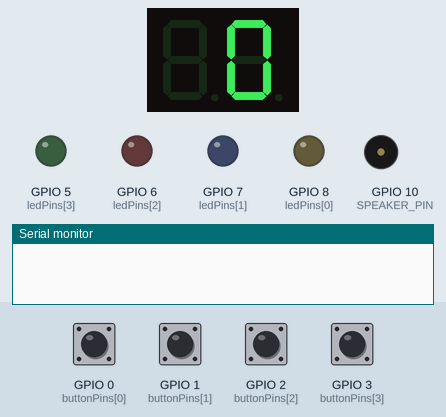
This sketch was run on a simulated ESP32-C3. On the bench: 2-digit seven-segment display, output pins drawn as LEDs (lit = HIGH), buzzer (waves = sounding), the last lines printed to the serial monitor. Wiring (from diagram.json): 2 × shift register (74HC595): data GPIO 19; shift clock GPIO 9; latch GPIO 18; 2-digit 7-segment display, segments lit when LOW: segments Q0, Q1, Q2, Q3, Q4, Q5, Q6, Q8, Q9, Q10, Q11, Q12, Q13, Q14. Inputs (shaded band) come from the test bench; at power-on: GPIO 0 (buttonPins[0]), GPIO 1 (buttonPins[1]), GPIO 2 (buttonPins[2]), GPIO 3 (buttonPins[3]) HIGH. Random numbers use the default seed unless the sketch sets one; the segment pins are drawn as the display they are named for; pins used as bus, display or sensor lines are not drawn.

Above: at 1.2 s.
1.3 s: GPIO 1 (buttonPins[1]) pulled LOW for 0.15 s
At 4.3 s:
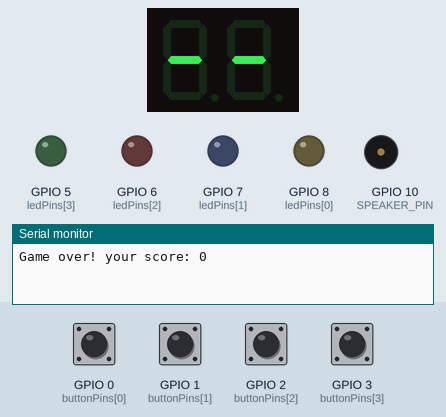
4.4 s: GPIO 1 (buttonPins[1]) pulled LOW for 1 s
At 7.06 s:
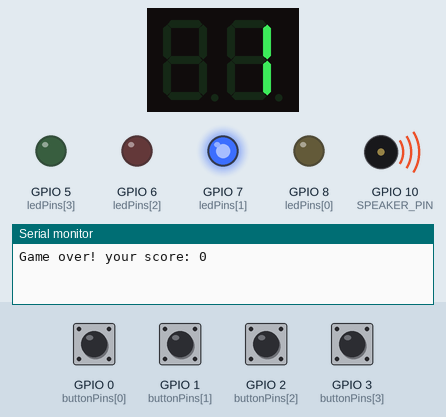
8.4 s: GPIO 2 (buttonPins[2]) pulled LOW for 0.15 s
At 9.7 s:
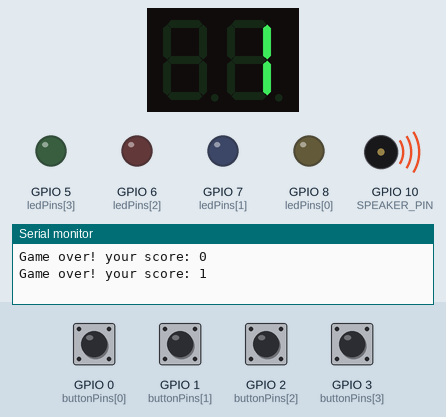
Timing chart, 0 to 13.7 s (numbered marks = the images above; inputs shaded):
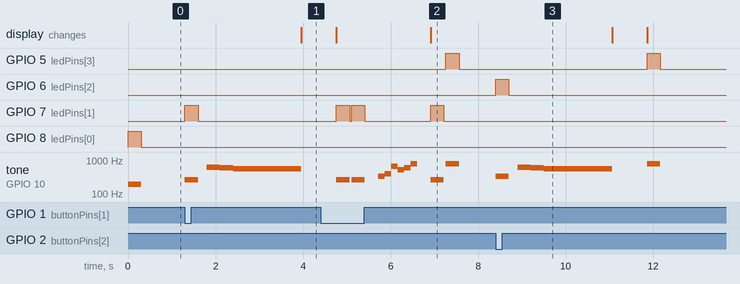

The sketch:

esp32-c3-simon-says.ino
```cpp
// (licence header left out)
#include "pitches.h"

/* Define pin numbers for LEDs, buttons and speaker: */
const uint8_t buttonPins[] = {0, 1, 2, 3};
const uint8_t ledPins[] = {8, 7, 6, 5};
#define SPEAKER_PIN 10

// These are connected to 74HC595 shift register (used to show game score):
const int LATCH_PIN = 18;  // 74HC595 pin 12
const int DATA_PIN = 19;   // 74HC595 pin 14
const int CLOCK_PIN = 9;  // 74HC595 pin 11

#define MAX_GAME_LENGTH 100

const int gameTones[] = { NOTE_G3, NOTE_C4, NOTE_E4, NOTE_G5};

/* Global variables - store the game state */
uint8_t gameSequence[MAX_GAME_LENGTH] = {0};
uint8_t gameIndex = 0;

/**
   Set up the Arduino board and initialize Serial communication
*/
void setup() {
  Serial.begin(9600);
  for (byte i = 0; i < 4; i++) {
    pinMode(ledPins[i], OUTPUT);
    pinMode(buttonPins[i], INPUT_PULLUP);
  }
  pinMode(SPEAKER_PIN, OUTPUT);
  pinMode(LATCH_PIN, OUTPUT);
  pinMode(CLOCK_PIN, OUTPUT);
  pinMode(DATA_PIN, OUTPUT);

  // The following line primes the random number generator.
  // It assumes pin 4 is floating (disconnected):
  randomSeed(analogRead(4));
}

/* Digit table for the 7-segment display */
const uint8_t digitTable[] = {
  0b11000000,
  0b11111001,
  0b10100100,
  0b10110000,
  0b10011001,
  0b10010010,
  0b10000010,
  0b11111000,
  0b10000000,
  0b10010000,
};
const uint8_t DASH = 0b10111111;

void sendScore(uint8_t high, uint8_t low) {
  digitalWrite(LATCH_PIN, LOW);
  shiftOut(DATA_PIN, CLOCK_PIN, MSBFIRST, low);
  shiftOut(DATA_PIN, CLOCK_PIN, MSBFIRST, high);
  digitalWrite(LATCH_PIN, HIGH);
}

void displayScore() {
  int high = gameIndex % 100 / 10;
  int low = gameIndex % 10;
  sendScore(high ? digitTable[high] : 0xff, digitTable[low]);
}

/**
   Lights the given LED and plays a suitable tone
*/
void lightLedAndPlayTone(byte ledIndex) {
  digitalWrite(ledPins[ledIndex], HIGH);
  tone(SPEAKER_PIN, gameTones[ledIndex]);
  delay(300);
  digitalWrite(ledPins[ledIndex], LOW);
  noTone(SPEAKER_PIN);
}

/**
   Plays the current sequence of notes that the user has to repeat
*/
void playSequence() {
  for (int i = 0; i < gameIndex; i++) {
    byte currentLed = gameSequence[i];
    lightLedAndPlayTone(currentLed);
    delay(50);
  }
}

/**
    Waits until the user pressed one of the buttons,
    and returns the index of that button
*/
byte readButtons() {
  while (true) {
    for (byte i = 0; i < 4; i++) {
      byte buttonPin = buttonPins[i];
      if (digitalRead(buttonPin) == LOW) {
        return i;
      }
    }
    delay(1);
  }
}

/**
  Play the game over sequence, and report the game score
*/
void gameOver() {
  Serial.print("Game over! your score: ");
  Serial.println(gameIndex - 1);
  gameIndex = 0;
  delay(200);

  // Play a Wah-Wah-Wah-Wah sound
  tone(SPEAKER_PIN, NOTE_DS5);
  delay(300);
  tone(SPEAKER_PIN, NOTE_D5);
  delay(300);
  tone(SPEAKER_PIN, NOTE_CS5);
  delay(300);
  for (byte i = 0; i < 10; i++) {
    for (int pitch = -10; pitch <= 10; pitch++) {
      tone(SPEAKER_PIN, NOTE_C5 + pitch);
      delay(6);
    }
  }
  noTone(SPEAKER_PIN);

  sendScore(DASH, DASH);
  delay(500);
}

/**
   Get the user's input and compare it with the expected sequence.
*/
bool checkUserSequence() {
  for (int i = 0; i < gameIndex; i++) {
    byte expectedButton = gameSequence[i];
    byte actualButton = readButtons();
    lightLedAndPlayTone(actualButton);
    if (expectedButton != actualButton) {
      return false;
    }
  }

  return true;
}

/**
   Plays a hooray sound whenever the user finishes a level
*/
void playLevelUpSound() {
  tone(SPEAKER_PIN, NOTE_E4);
  delay(150);
  tone(SPEAKER_PIN, NOTE_G4);
  delay(150);
  tone(SPEAKER_PIN, NOTE_E5);
  delay(150);
  tone(SPEAKER_PIN, NOTE_C5);
  delay(150);
  tone(SPEAKER_PIN, NOTE_D5);
  delay(150);
  tone(SPEAKER_PIN, NOTE_G5);
  delay(150);
  noTone(SPEAKER_PIN);
}

/**
   The main game loop
*/
void loop() {
  displayScore();

  // Add a random color to the end of the sequence
  gameSequence[gameIndex] = random(0, 4);
  gameIndex++;
  if (gameIndex >= MAX_GAME_LENGTH) {
    gameIndex = MAX_GAME_LENGTH - 1;
  }

  playSequence();
  if (!checkUserSequence()) {
    gameOver();
  }

  delay(300);

  if (gameIndex > 0) {
    playLevelUpSound();
    delay(300);
  }
}
```

pitches.h
```cpp
/**************************************************
   This file defines constants with the frequency
   of different musical notes.
 *************************************************/

#define NOTE_B0  31
#define NOTE_C1  33
#define NOTE_CS1 35
#define NOTE_D1  37
#define NOTE_DS1 39
#define NOTE_E1  41
#define NOTE_F1  44
#define NOTE_FS1 46
#define NOTE_G1  49
#define NOTE_GS1 52
#define NOTE_A1  55
#define NOTE_AS1 58
#define NOTE_B1  62
#define NOTE_C2  65
#define NOTE_CS2 69
#define NOTE_D2  73
#define NOTE_DS2 78
#define NOTE_E2  82
#define NOTE_F2  87
#define NOTE_FS2 93
#define NOTE_G2  98
#define NOTE_GS2 104
#define NOTE_A2  110
#define NOTE_AS2 117
#define NOTE_B2  123
#define NOTE_C3  131
#define NOTE_CS3 139
#define NOTE_D3  147
#define NOTE_DS3 156
#define NOTE_E3  165
#define NOTE_F3  175
#define NOTE_FS3 185
#define NOTE_G3  196
#define NOTE_GS3 208
#define NOTE_A3  220
#define NOTE_AS3 233
#define NOTE_B3  247
#define NOTE_C4  262
#define NOTE_CS4 277
#define NOTE_D4  294
#define NOTE_DS4 311
#define NOTE_E4  330
#define NOTE_F4  349
#define NOTE_FS4 370
#define NOTE_G4  392
#define NOTE_GS4 415
#define NOTE_A4  440
#define NOTE_AS4 466
#define NOTE_B4  494
#define NOTE_C5  523
#define NOTE_CS5 554
#define NOTE_D5  587
#define NOTE_DS5 622
#define NOTE_E5  659
#define NOTE_F5  698
#define NOTE_FS5 740
#define NOTE_G5  784
#define NOTE_GS5 831
#define NOTE_A5  880
#define NOTE_AS5 932
#define NOTE_B5  988
#define NOTE_C6  1047
#define NOTE_CS6 1109
#define NOTE_D6  1175
#define NOTE_DS6 1245
#define NOTE_E6  1319
#define NOTE_F6  1397
#define NOTE_FS6 1480
#define NOTE_G6  1568
#define NOTE_GS6 1661
#define NOTE_A6  1760
#define NOTE_AS6 1865
#define NOTE_B6  1976
#define NOTE_C7  2093
#define NOTE_CS7 2217
#define NOTE_D7  2349
#define NOTE_DS7 2489
#define NOTE_E7  2637
#define NOTE_F7  2794
#define NOTE_FS7 2960
#define NOTE_G7  3136
#define NOTE_GS7 3322
#define NOTE_A7  3520
#define NOTE_AS7 3729
#define NOTE_B7  3951
#define NOTE_C8  4186
#define NOTE_CS8 4435
#define NOTE_D8  4699
#define NOTE_DS8 4978
```

Measured:
- after the input at 1.3 s, GPIO 7 (ledPins[1]): LOW → HIGH at once, → LOW 0.30 s later; tone on GPIO 10 (SPEAKER_PIN): plays 262 Hz for 0.30 s, 622 Hz for 0.30 s, 587 Hz for 0.30 s, 554 Hz for 1.6 s, starting at once; the display: changes after 2.7 s (image 1)
- after the input at 4.4 s, GPIO 5 (ledPins[3]): LOW → HIGH after 2.9 s, → LOW 0.30 s later
- after the input at 8.4 s, GPIO 5 (ledPins[3]): LOW → HIGH after 3.5 s, → LOW 0.30 s later; GPIO 6 (ledPins[2]): LOW → HIGH at once, → LOW 0.30 s later; tone on GPIO 10 (SPEAKER_PIN): plays 330 Hz for 0.30 s, 622 Hz for 0.30 s, 587 Hz for 0.30 s, 554 Hz for 1.6 s, 784 Hz for 0.30 s, starting at once
